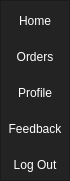
    <widget class="QFrame" name="frame_left_menu_2">
     <property name="geometry">
      <rect>
       <x>0</x>
       <y>0</y>
       <width>70</width>
       <height>181</height>
      </rect>
     </property>
     <property name="minimumSize">
      <size>
       <width>70</width>
       <height>0</height>
      </size>
     </property>
     <property name="maximumSize">
      <size>
       <width>70</width>
       <height>16777215</height>
      </size>
     </property>
     <property name="styleSheet">
      <string notr="true">background-color: rgb(35, 35, 35);
</string>
     </property>
     <property name="frameShape">
      <enum>QFrame::StyledPanel</enum>
     </property>
     <property name="frameShadow">
      <enum>QFrame::Raised</enum>
     </property>
     <layout class="QVBoxLayout" name="verticalLayout_9">
      <property name="spacing">
       <number>2</number>
      </property>
      <property name="leftMargin">
       <number>0</number>
      </property>
      <property name="topMargin">
       <number>0</number>
      </property>
      <property name="rightMargin">
       <number>0</number>
      </property>
      <property name="bottomMargin">
       <number>0</number>
      </property>
      <item alignment="Qt::AlignTop">
       <widget class="QFrame" name="frame_top_menus_2">
        <property name="minimumSize">
         <size>
          <width>0</width>
          <height>40</height>
         </size>
        </property>
        <property name="frameShape">
         <enum>QFrame::NoFrame</enum>
        </property>
        <property name="frameShadow">
         <enum>QFrame::Raised</enum>
        </property>
        <layout class="QVBoxLayout" name="verticalLayout_10">
         <property name="spacing">
          <number>0</number>
         </property>
         <property name="leftMargin">
          <number>0</number>
         </property>
         <property name="topMargin">
          <number>0</number>
         </property>
         <property name="rightMargin">
          <number>0</number>
         </property>
         <property name="bottomMargin">
          <number>0</number>
         </property>
         <item>
          <widget class="QPushButton" name="Home_Btn_Menu_2">
           <property name="enabled">
            <bool>true</bool>
           </property>
           <property name="minimumSize">
            <size>
             <width>0</width>
             <height>40</height>
            </size>
           </property>
           <property name="styleSheet">
            <string notr="true">QPushButton{
  color:rgb(255,255,255);
  background-color: rgb(35, 35, 35);
  border:0px solid;
}

QPushButton:hover{
    
	background-color: rgb(85, 170, 255);
}</string>
           </property>
           <property name="text">
            <string>Home</string>
           </property>
          </widget>
         </item>
         <item>
          <widget class="QPushButton" name="Order_Btn_Menu_2">
           <property name="minimumSize">
            <size>
             <width>0</width>
             <height>40</height>
            </size>
           </property>
           <property name="styleSheet">
            <string notr="true">QPushButton{
  color:rgb(255,255,255);
  background-color: rgb(35, 35, 35);
  border:0px solid;
}

QPushButton:hover{
    
	background-color: rgb(85, 170, 255);
}</string>
           </property>
           <property name="text">
            <string>Orders</string>
           </property>
          </widget>
         </item>
         <item>
          <widget class="QPushButton" name="Profile_Btn_Menu_2">
           <property name="minimumSize">
            <size>
             <width>0</width>
             <height>40</height>
            </size>
           </property>
           <property name="styleSheet">
            <string notr="true">QPushButton{
  color:rgb(255,255,255);
  background-color: rgb(35, 35, 35);
  border:0px solid;
}

QPushButton:hover{
    
	background-color: rgb(85, 170, 255);
}</string>
           </property>
           <property name="text">
            <string>Profile</string>
           </property>
          </widget>
         </item>
         <item>
          <widget class="QPushButton" name="Feedback_Btn_Menu_2">
           <property name="minimumSize">
            <size>
             <width>0</width>
             <height>40</height>
            </size>
           </property>
           <property name="styleSheet">
            <string notr="true">QPushButton{
  color:rgb(255,255,255);
  background-color: rgb(35, 35, 35);
  border:0px solid;
}

QPushButton:hover{  
	background-color: rgb(85, 170, 255);
}</string>
           </property>
           <property name="text">
            <string>Feedback</string>
           </property>
          </widget>
         </item>
         <item>
          <widget class="QPushButton" name="Logout_Btn_Menu">
           <property name="minimumSize">
            <size>
             <width>0</width>
             <height>40</height>
            </size>
           </property>
           <property name="styleSheet">
            <string notr="true">QPushButton{
  color:rgb(255,255,255);
  background-color: rgb(35, 35, 35);
  border:0px solid;
}

QPushButton:hover{
    
	background-color: rgb(85, 170, 255);
}</string>
           </property>
           <property name="text">
            <string>Log Out</string>
           </property>
          </widget>
         </item>
        </layout>
       </widget>
      </item>
     </layout>
    </widget>
